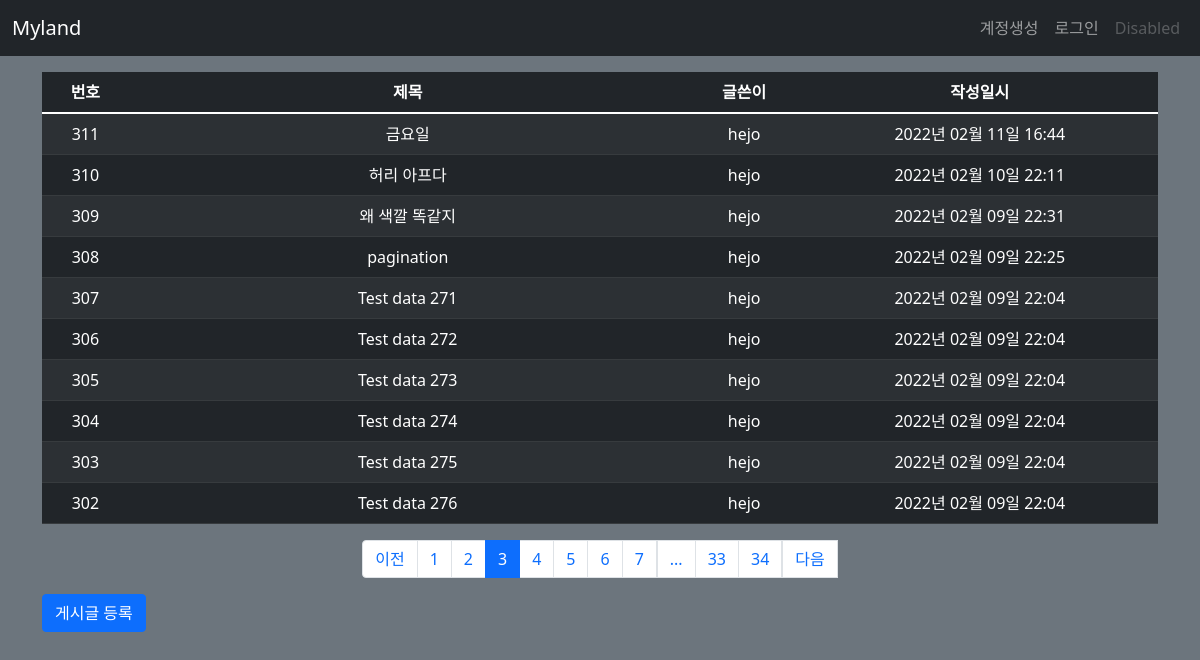
Page /post/list/?page=3 on the committed database.
### myland/models.py (models this page shows)
class Post(db.Model):
    id = db.Column(db.Integer, primary_key=True)
    title = db.Column(db.String(200), nullable=False)
    content = db.Column(db.Text, nullable=False)
    create_date = db.Column(db.DateTime(), nullable=False)
    user_id = db.Column(db.Integer, db.ForeignKey('user.id', ondelete='CASCADE'), nullable=False)
    user = db.relationship('User', backref=db.backref('post_set'))
    modify_date = db.Column(db.DateTime(), nullable=True)

class User(db.Model):
    id = db.Column(db.Integer, primary_key=True)
    username = db.Column(db.String(150), unique=True, nullable=False)
    password = db.Column(db.String(200), nullable=True)
    email = db.Column(db.String(120), unique=True, nullable=False)
    modify_date = db.Column(db.DateTime(), nullable=True)

### myland/views/post_views.py (the view)
@bp.route('/list/')
def _list():
    page = request.args.get('page', type=int, default=1)
    post_list = Post.query.order_by(Post.create_date.desc())
    post_list = post_list.paginate(page, per_page=10)
    return render_template('post/post_list.html', post_list=post_list)

### myland/filter.py (called while the page is built)
def format_datetime(value, fmt='%Y년 %m월 %d일 %H:%M'):
    return value.strftime(fmt)

### myland/views/auth_views.py (called while the page is built)
@bp.before_app_request
def load_logged_in_user():
    user_id = session.get('user_id')
    if user_id is None:
        g.user = None
    else:
        g.user = User.query.get(user_id)

### myland/templates/post/post_list.html
{% extends 'base.html' %}
{% block content %}
<div class="container my-3">
  <table class="table table-dark table-striped table-hover">
    <thead>
    <tr class="text-center">
      <th>번호</th>
      <th style="width:50%">제목</th>
      <th>글쓴이</th>
      <th>작성일시</th>
    </tr>
    </thead>
    <tbody>
    {% if post_list %}
    {% for post in post_list.items %}
    <tr class="text-center">
      <td>{{ post_list.total - ((post_list.page - 1) * post_list.per_page) - loop.index0 }}</td>
      <td class="text-left">
        <a href="{{ url_for('post.detail', post_id=post.id) }}" style="text-decoration-line: none; color: white;">{{ post.title }}</a>
      </td>
      <td>{{ post.user.username }}</td>
      <td>{{ post.create_date|datetime }}</td>
    </tr>
    {% endfor %}
    {% else %}
    <tr>
      <td colspan="3">게시글이 없습니다.</td>
    </tr>
    {% endif %}
    </tbody>
  </table>
  <ul class="pagination justify-content-center">
    {% if post_list.has_prev %}
    <li class="page-item">
      <a class="page-link" href="?page={{ post_list.prev_num }}">이전</a>
    </li>
    {% else %}
    <li class="page-item disabled">
      <a class="page-link" tabindex="-1" aria-disabled="true" href="#">이전</a>
    </li>
    {% endif %}
    {% for page_num in post_list.iter_pages() %}
      {% if page_num %}
        {% if page_num != post_list.page %}
        <li class="page-item">
          <a class="page-link" href="?page={{ page_num }}">{{ page_num }}</a>
        </li>
        {% else %}
        <li class="page-item active" aria-current="page">
          <a class="page-link" href="#">{{ page_num }}</a>
        </li>
        {% endif %}
      {% else %}
        <li class="disabled">
          <a class="page-link" href="#">...</a>
        </li>
      {% endif %}
    {% endfor %}
    {% if post_list.has_next %}
    <li class="page-items">
      <a class="page-link" href="?page={{ post_list.next_num }}">다음</a>
    </li>
    {% else %}
    <li class="page-item disabled">
      <a class="page-link" tabindex="-1" aria-disabled="true" href="#">다음</a>
    </li>
    {% endif %}
  </ul>
  <a href="{{ url_for('post.create') }}" class="btn btn-primary">게시글 등록</a>
</div>
{% endblock %}

### rows in the picture
Post: id "311", title "금요일", user.username "hejo", create_date "2022년 02월 11일 16:44"
Post: id "310", title "허리 아프다", user.username "hejo", create_date "2022년 02월 10일 22:11"
Post: id "309", title "왜 색깔 똑같지", user.username "hejo", create_date "2022년 02월 09일 22:31"
Post: id "308", title "pagination", user.username "hejo", create_date "2022년 02월 09일 22:25"
Post: total "307", title "Test data 271", user.username "hejo", create_date "2022년 02월 09일 22:04"
Post: total "306", title "Test data 272", user.username "hejo", create_date "2022년 02월 09일 22:04"
Post: total "305", title "Test data 273", user.username "hejo", create_date "2022년 02월 09일 22:04"
Post: total "304", title "Test data 274", user.username "hejo", create_date "2022년 02월 09일 22:04"
Post: total "303", title "Test data 275", user.username "hejo", create_date "2022년 02월 09일 22:04"
Post: total "302", title "Test data 276", user.username "hejo", create_date "2022년 02월 09일 22:04"

### other values in the picture
{{ page_num }} "1" "2" "4" "5" "6" "7" "33" "34"
{{ page_num }} "3"
